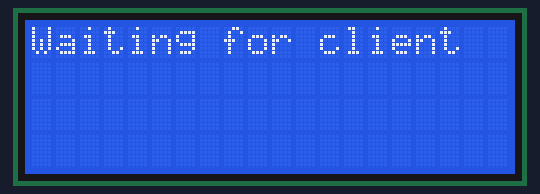
Simulated run of this sketch. Board: Arduino Uno, built with avr-gcc and run on an emulated ATmega328P. Parts: 20×4 character LCD. WiFi joins after 1.5 s; servers stay silent unless stated; what the sketch prints to the serial monitor is not drawn.

Above: at 0.1 s.
At 60.2 s:
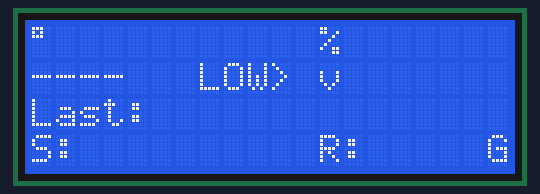
At 120.3 s:
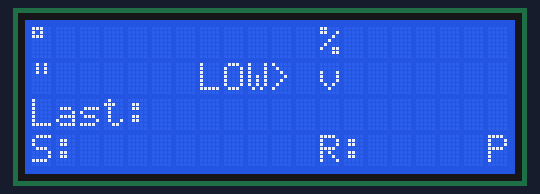

The sketch:

Remote.ino
```cpp
#include <Wire.h>
#include <LiquidCrystal_I2C.h>
#include <SPI.h>
#include <Ethernet.h>

LiquidCrystal_I2C lcd(0x3F,20,4); //Addr: 0x3F, 20 chars & 4 lines


byte mac[] = { 0xDE, 0xAD, 0xBE, 0xEF, 0xFE, 0xEE }; //unique physical mac address of your ethernet shield
IPAddress ip(192,168,1,78); // IP address dependent upon your network addresses.

// Initialize the Ethernet server library
// with the IP address and port you want to use
EthernetServer server(7878); //server port

String readString;
String strsenderid = "-";
String strtemp[3] = "--";
String strhumid[3] = "--";
String strpres[3] = "--";
String strvolt[3] = "--";
String strdatetime[3] = "--";
String strsent[3] = "--";
String strrecd[3] = "--";
String strupdtime = "-";

int senderindex=0;
int tempindex=0;
int humidindex=0;
int pressindex=0;
int voltindex=0;
int datetimeindex=0;
int sentindex=0;
int recdindex=0;
int updtimeindex=0;

int senderid = 0;

boolean first = true;  //flag used so "Receiving..." text is only updated/shown during am actual receive, not continuously on every loop() iteration

boolean updatedisplay = false;   //force display to update?
byte showscreen = 0;

unsigned long Timer;  //"ALWAYS use unsigned long for timers, not int"
unsigned long timedelay = 30000;  //how often to change display between screens
unsigned long timepassed = 0;


void setup(){

  //enable serial data print
  Serial.begin(9600);
  Serial.println(F("Waiting for client..."));

  lcd.init();
  lcd.backlight();
  lcd.setCursor(0, 0);
  lcd.print("Waiting for client");

  //start Ethernet
  Ethernet.begin(mac, ip);
  server.begin();

  Timer = millis();

}


void loop(){

  // Create a client connection
  EthernetClient client = server.available();
  if (client) {
    while (client.connected()) {

      if (first) {
        Serial.println(F("Receiving..."));
        lcd.clear();
        lcd.setCursor(0, 0);
        lcd.print(F("Receiving..."));
        first = false;
      }

      delay(5);   //keeps web server from hanging
      if (client.available()) {
        char c = client.read();

        //read char by char HTTP request
        if (readString.length() < 100) {

          //store characters to string
          readString += c;
        }

        //if HTTP request has ended
        if (c == '\n') {
          //readString = readString.replace("\r","");
          //readString = readString.replace("\n","");
          delay(1000);
          Serial.println(readString);

          //now output response
//          client.println("+");
//          client.println();

          delay(50);
          client.stop();  //stop client
          Serial.println(F("Done"));

          //break apart semicolon-delmited string of values received from Receiver node
          senderindex = readString.indexOf(';');
          strsenderid = readString.substring(0,senderindex);
          senderid = strsenderid.toInt();

          tempindex = readString.indexOf(';', senderindex+1);
          strtemp[senderid] = readString.substring(senderindex+1,tempindex);

          humidindex = readString.indexOf(';', tempindex+1);
          strhumid[senderid] = readString.substring(tempindex+1,humidindex);

          pressindex = readString.indexOf(';', humidindex+1);
          strpres[senderid] = readString.substring(humidindex+1,pressindex);

          voltindex = readString.indexOf(';', pressindex+1);
          strvolt[senderid] = readString.substring(pressindex+1,voltindex);

          datetimeindex = readString.indexOf(';', voltindex+1);
          strdatetime[senderid] = readString.substring(voltindex+1,datetimeindex);

          sentindex = readString.indexOf(';', datetimeindex+1);
          strsent[senderid] = readString.substring(datetimeindex+1,sentindex);

          recdindex = readString.indexOf(';', sentindex+1);
          strrecd[senderid] = readString.substring(sentindex+1,recdindex);

          updtimeindex = readString.indexOf(';', recdindex+1);
          strupdtime = readString.substring(recdindex+1,updtimeindex);

          updatedisplay = true;

          readString="";  //clear string for next read
          first = true;

        }
      }
    }
  }


  // use millis and a timer instead of delay so loop keeps responding to web server requests
  timepassed = millis()-Timer;   //how long has passed since Timer was set

  //update display if desired time has passed or if force to update
  if ((timepassed >= timedelay) || (updatedisplay))
  {
    switch (showscreen) {
      case 0:
        updatelcd(0);
        break;
      case 1:
        updatelcd(1);
        break;
      case 2:
        updatelcd(2);
        break;
    }

    showscreen++;
    if (showscreen == 3) showscreen = 0;
    updatedisplay=false;

    Timer = millis();
  }
}


void updatelcd(int p_sender)
{
  // Spew values to LCD
  lcd.clear();

  lcd.setCursor(0, 0);
  lcd.print(strtemp[p_sender]);
  lcd.print(char(223));

  lcd.setCursor(12, 0);
  lcd.print(strhumid[p_sender]);
  lcd.print(F("%"));

  lcd.setCursor(0, 1);
  switch (p_sender) {
    case 0:
      lcd.print(strpres[p_sender]);
      lcd.print(F("\""));
      break;
    default:
      lcd.print(F("----"));
      break;
  }

  lcd.setCursor(12, 1);
  lcd.print(strvolt[p_sender]);
  lcd.print(F("v"));

  //alert of low batt on 2.67v or lower
  lcd.setCursor(7, 1);
  if (strvolt[p_sender].toFloat() <= 2.67)
     lcd.print(F("LOW>"));

  lcd.setCursor(0, 2);
  lcd.print(F("Last:"));

  lcd.setCursor(6, 2);
  lcd.print(strdatetime[p_sender]);

  lcd.setCursor(0, 3);
  lcd.print(F("S:"));

  lcd.setCursor(2, 3);
  lcd.print(strsent[p_sender]);

  lcd.setCursor(12, 3);
  lcd.print(F("R:"));

  lcd.setCursor(14, 3);
  lcd.print(strrecd[p_sender]);

  lcd.setCursor(19, 2);
  if (strupdtime=="1")
    lcd.print("*");

  // print "P" indicating Porch location, "G" for Garage
  lcd.setCursor(19, 3);
  switch (p_sender) {
    case 0:
      lcd.print("P");
      break;
    case 1:
      lcd.print("G");
      break;
    case 2:
      lcd.print("B");
      break;
  }


}
```
